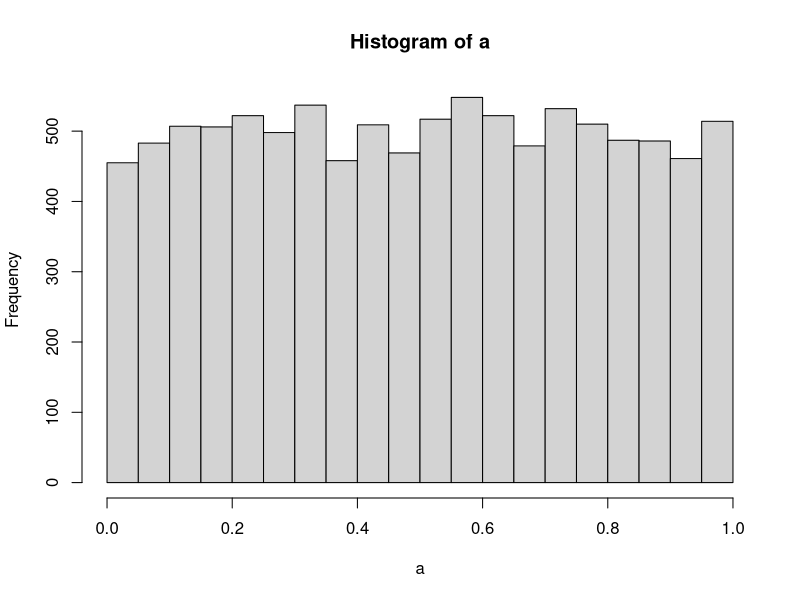

The R source for this figure:
## ---- chunk 1
knitr::opts_chunk$set(echo = TRUE)
## ---- chunk 2
x <- c(1,4,3,2,3,4,3,3,4,3,4,3) #create basic vector

t.test(x, mu = 2) #non-directional
## ---- chunk 3
t.test (x, mu=2, alternative = "two.sided") #the default
## ---- chunk 4
x <- c(1,4,3,2,3,4,3,2,3,4,3,4)
y <- c(3,2,5,4,3,2,3,2,1,2,2,3)

#non-directional
t.test(x, y, paired = TRUE) #to indicate paired t-test use code "paired=TRUE"
## ---- chunk 5
x <- c(1,4,3,2,3,4,3,2,3,4,3,4)
y <- c(3,2,5,4,3,2,3,2,1,2,2,3)

t.test(x,y)
## ---- chunk 6
x <- c(1,4,3,2,3,4,3,2,3,4,3,4)
y <- c(3,2,5,4,3,2,3,2,1,2,2,3)

t.test(x,y, var.equal = T)
## ---- chunk 7
a<- replicate(10000,t.test(rnorm(10,0,1), rnorm(10,0,1))$p.value)
hist(a)
## ---- chunk 8
10000*.05
## ---- chunk 9
a[a<.05] #how many of the values falls under the null? How does t behave under the distribution value?
## ---- chunk 10
length(a[a<.05])
## ---- chunk 11
factor1 <- rep(c("A","B","C"),each=5) 
DV <- rnorm(n=15,mean=0,sd=1)
all_data<-data.frame(DV,factor1)

aov_out <- aov(DV~factor1, all_data) #run the ANOVA, be mindful of DV~factor1
summary(aov_out) #details of ANOVA are in aov_out and then summary(aov_out) prints an F-table

library(xtable) #kable xtable printing, makes the F table look more standard
knitr::kable(xtable(summary(aov_out))) #used for formatting of the table, kable 


